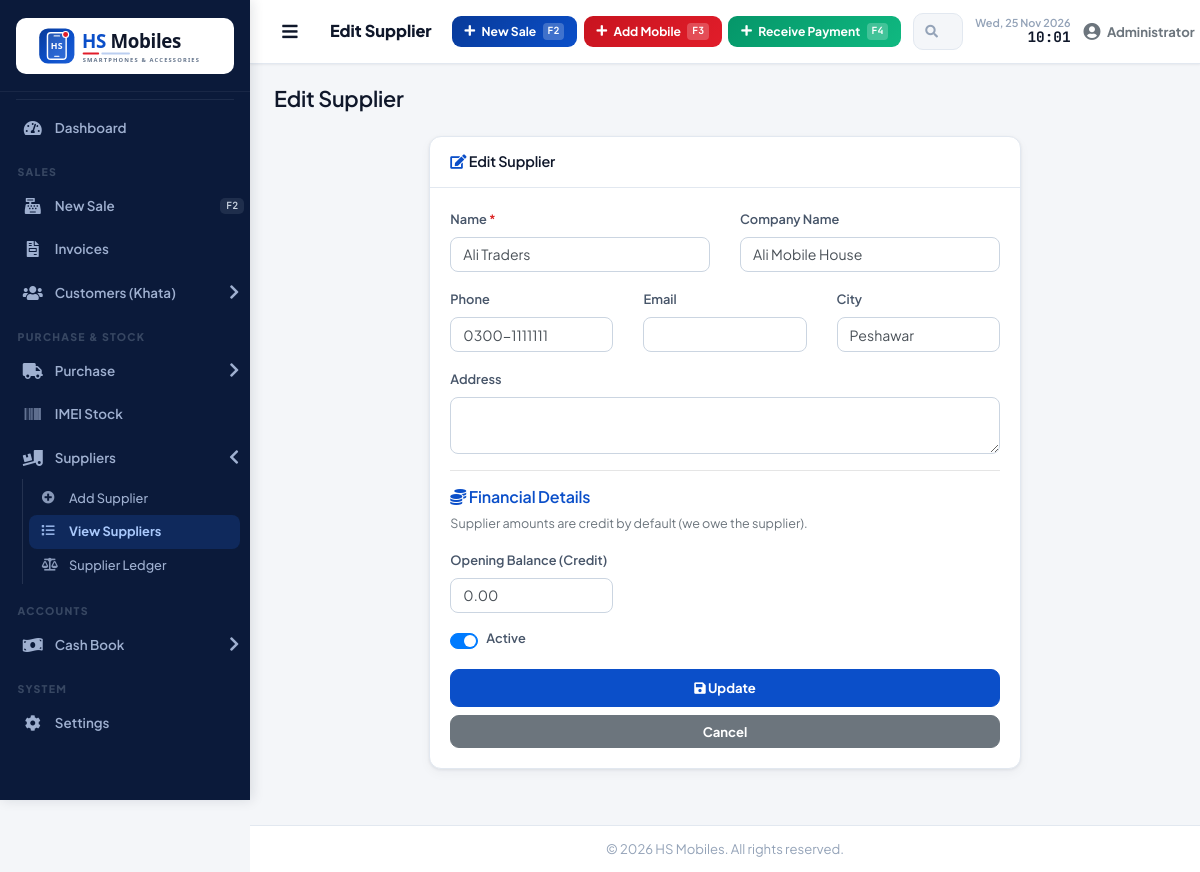
Page /modules/inventory/supplier_edit.php?id=1 (signed in) on the committed database.
### tables this page shows
CREATE TABLE `suppliers` (
  `id` int(11) NOT NULL,
  `name` varchar(100) NOT NULL,
  `contact_person` varchar(100) DEFAULT NULL,
  `phone` varchar(20) DEFAULT NULL,
  `email` varchar(100) DEFAULT NULL,
  `address` text DEFAULT NULL,
  `city` varchar(50) DEFAULT NULL,
  `opening_balance` decimal(12,2) DEFAULT 0.00,
  `adjustment` decimal(12,2) DEFAULT 0.00 COMMENT 'Positive = we owe, Negative = supplier owes us',
  `status` tinyint(1) DEFAULT 1,
  `created_at` date NOT NULL,
  `updated_at` date DEFAULT NULL
);

### includes/functions.php (called while the page is built, shortened)
<?php
require_once __DIR__ . '/settings.php';
function getById($table, $id) {
    global $pdo;
    $stmt = $pdo->prepare("SELECT * FROM $table WHERE id = ?");
    $stmt->execute([$id]);
    return $stmt->fetch();
}

### modules/inventory/supplier_edit.php (the view, shortened to what this page needs)
<?php
require_once '../../includes/functions.php';
$id = (int)($_GET['id']??0);
$item = getById('suppliers', $id);
require_once '../../includes/header.php';
?>
<div class="row justify-content-center">
  <div class="col-lg-8">
    <div class="card shadow mb-4">
      <div class="card-header py-3"><h6 class="m-0 font-weight-bold text-primary"><i class="fas fa-edit"></i> Edit Supplier</h6></div>
      <div class="card-body">
        <form method="post">
          <div class="row">
            <div class="col-md-6 form-group"><label>Name <span class="text-danger">*</span></label><input type="text" name="name" class="form-control" value="<?=htmlspecialchars($item['contact_person'])?>" required></div>
            <div class="col-md-6 form-group"><label>Company Name</label><input type="text" name="company_name" class="form-control" value="<?=htmlspecialchars($item['name'])?>"></div>
          </div>
          <div class="row">
            <div class="col-md-4 form-group"><label>Phone</label><input type="text" name="phone" class="form-control" value="<?=htmlspecialchars($item['phone'])?>"></div>
            <div class="col-md-4 form-group"><label>Email</label><input type="email" name="email" class="form-control" value="<?=htmlspecialchars((string)$item['email'])?>"></div>
            <div class="col-md-4 form-group"><label>City</label><input type="text" name="city" class="form-control" value="<?=htmlspecialchars($item['city'])?>"></div>
          </div>
          <div class="form-group"><label>Address</label><textarea name="address" class="form-control" rows="2"><?=htmlspecialchars((string)$item['address'])?></textarea></div>
          <hr>
          <h6 class="font-weight-bold text-primary"><i class="fas fa-coins"></i> Financial Details</h6>
          <p class="small text-muted">Supplier amounts are credit by default (we owe the supplier).</p>
          <div class="row">
            <div class="col-md-4 form-group"><label>Opening Balance (Credit)</label><input type="number" name="opening_balance" class="form-control" step="0.01" value="<?=$item['opening_balance']?>"></div>
          </div>
          <div class="form-group"><div class="custom-control custom-switch"><label class="custom-control-label" for="s">Active</label></div></div>
          <button type="submit" class="btn btn-primary btn-block py-2"><i class="fas fa-save"></i> Update</button>
          <a href="suppliers.php" class="btn btn-secondary btn-block">Cancel</a>
        </form>
      </div>
    </div>
  </div>
</div>
<?php require_once '../../includes/footer.php'; ?>

### assets/css/style.css (style rules this page uses)
:root { --sidebar-bg: #0b1a3a; --sidebar-hover: #142a5c; --sidebar-active: #1d5fd6; --sidebar-text: #94a3b8; --sidebar-text-hover: #ffffff; --sidebar-width: 250px; --primary: #0b4fc9; --primary-dark: #083a99; --secondary: #14b8a6; --success: #10b981; --info: #06b6d4; --warning: #f59e0b; --danger: #ef4444; --body-bg: #f1f5f9; --card-shadow: 0 1px 3px rgba(0,0,0,0.08), 0 1px 2px rgba(0,0,0,0.06); --topbar-height: 60px; }
* { margin: 0; padding: 0; box-sizing: border-box; }
body { font-family: 'Segoe UI', Tahoma, Geneva, Verdana, sans-serif; background: var(--body-bg); overflow-x: hidden; }
.card { border: none; box-shadow: var(--card-shadow); border-radius: 0.5rem; }
.card-header { background: #fff; border-bottom: 1px solid #e2e8f0; padding: 0.9rem 1.25rem; font-weight: 600; border-radius: 0.5rem 0.5rem 0 0 !important; }
.card-header h6 { font-size: 0.9rem; margin: 0; }
.text-primary { color: var(--primary) !important; }
.text-danger { color: var(--danger) !important; }
.btn-primary { background: var(--primary); border-color: var(--primary); color: #fff; }
.form-control, .form-select { border-radius: 0.375rem; border-color: #d1d5db; font-size: 0.9rem; }
.font-weight-bold { font-weight: 600 !important; }
.shadow { box-shadow: var(--card-shadow); }
.btn-block { display: block; width: 100%; }

### assets/css/pos-modern.css (style rules this page uses)
:root { --bg: #f4f6f9; --surface: #ffffff; --ink: #0f172a; --ink-2: #475569; --ink-3: #94a3b8; --line: #e2e8f0; --slate-900: #0f172a; --sidebar-bg: #0b1a3a; --sidebar-hover: #142a5c; --sidebar-active: #1d5fd6; --sidebar-text: #9fb0d0; --sidebar-text-hover: #ffffff; --sidebar-width: 250px; --primary: #0b4fc9; --primary-dark: #083a99; --primary-soft: #e8f0fd; --accent: #e11d2a; --success: #059669; --success-soft: #ecfdf5; --danger: #dc2626; --danger-soft: #fef2f2; --warning: #d97706; --warning-soft: #fffbeb; --info: #0b6fb8; --body-bg: var(--bg); --radius: 12px; --radius-sm: 8px; --shadow-sm: 0 1px 2px rgba(15, 23, 42, .06); --shadow: 0 1px 3px rgba(15, 23, 42, .08), 0 4px 12px rgba(15, 23, 42, .04); --card-shadow: var(--shadow); --topbar-height: 64px; --font-ui: 'Plus Jakarta Sans', 'Inter', 'Segoe UI', system-ui, sans-serif; --font-mono: 'JetBrains Mono', ui-monospace, 'Cascadia Mono', Consolas, monospace; }
body { font-family: var(--font-ui); background: var(--bg); color: var(--ink); font-size: .9rem; -webkit-font-smoothing: antialiased; }
h1, h2, h3, h4, h5, h6 { font-family: var(--font-ui); letter-spacing: -.01em; }
a { color: var(--primary); }
.card { border: 1px solid var(--line); border-radius: var(--radius); box-shadow: var(--shadow); background: var(--surface); }
.card.shadow, .card.shadow-sm { box-shadow: var(--shadow) !important; }
.card-header { background: transparent; border-bottom: 1px solid var(--line); border-radius: var(--radius) var(--radius) 0 0 !important; }
.card-header h6, .card-header .h6 { color: var(--ink) !important; font-weight: 800; }
.card-header h6 i { color: var(--primary); }
.form-control, .custom-select { border-radius: var(--radius-sm); border-color: #cbd5e1; font-size: .88rem; }
label { font-weight: 600; color: var(--ink-2); font-size: .8rem; }
.btn { border-radius: 9px; font-weight: 700; font-size: .82rem; }
.btn-primary { background: var(--primary); border-color: var(--primary); }
.text-primary { color: var(--primary) !important; }

### rows in the picture
suppliers: name "Ali Traders", company_name "Ali Mobile House", phone "0300-1111111", city "Peshawar", opening_balance "0.00"

### other values in the picture
$page_title "Edit Supplier"
$_SESSION['user_name'] "Administrator"
shop('name') ?: 'HS Mobiles' "HS Mobiles"
